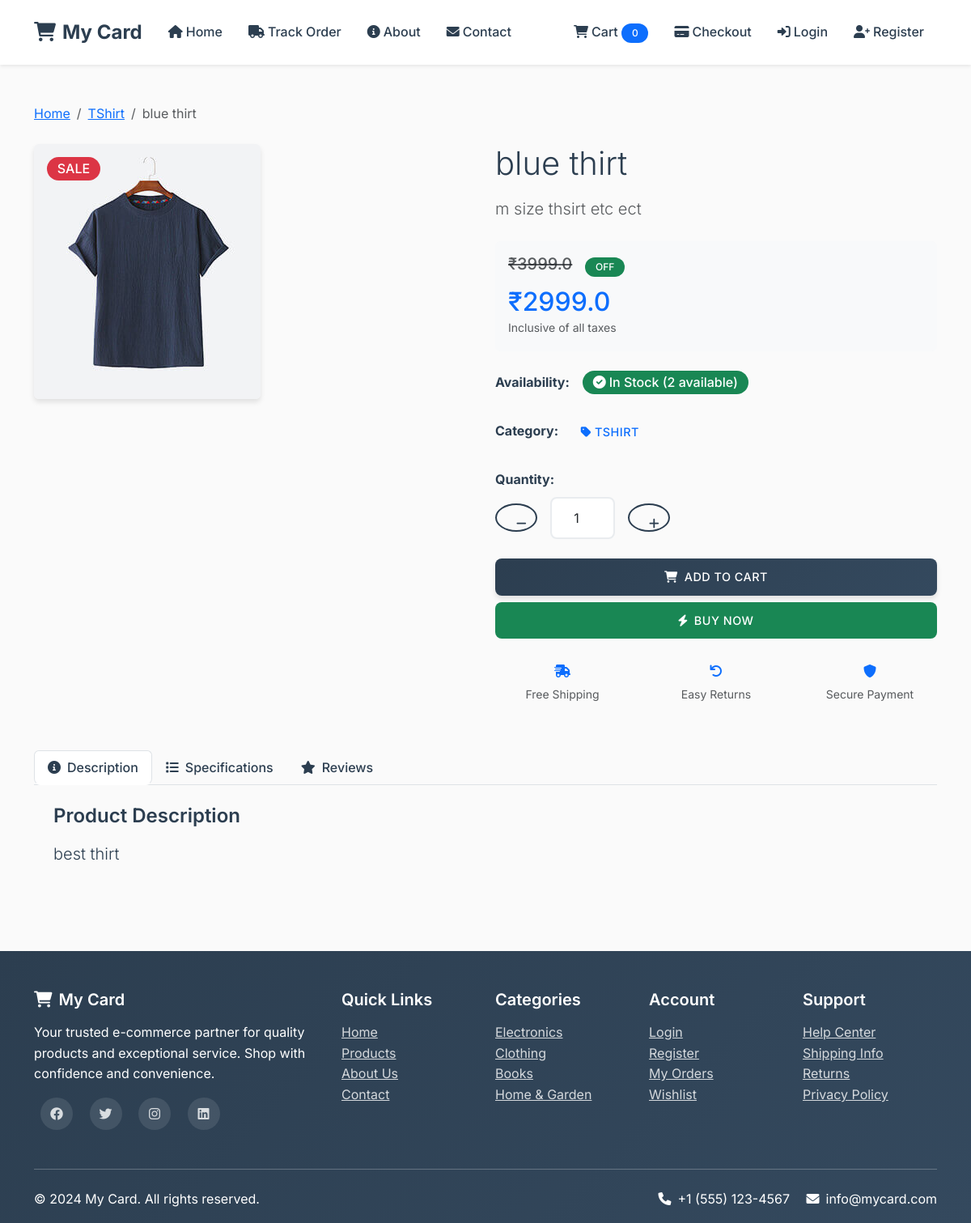
/category/Tshirt/Tshirt/, run on the app's committed database.
### store/models.py (models this page shows, shortened)
class Product(models.Model):
    category = models.ForeignKey(Category, on_delete=models.CASCADE)
    slug = models.CharField(max_length=50, null=False, blank=False)
    name = models.CharField(max_length=50, null=False, blank=False)
    product_image = models.ImageField(upload_to=get_file_path, null=False, blank=False)
    small_description = models.CharField(max_length=150, null=False, blank=False)
    quantity = models.IntegerField(null=False, blank=False)
    description = models.TextField(max_length=500, null=False, blank=False)
    original_price = models.FloatField(null=False, blank=False)
    selling_price = models.FloatField(null=False, blank=False)
    status = models.BooleanField(default=False, null=True, blank=False)
    trending = models.BooleanField(default=False, null=True, blank=False)
    tag = models.CharField(max_length=150, null=False, blank=False)
    meta_title = models.CharField(max_length=150, null=False, blank=False)
    meta_keywords = models.CharField(max_length=150, null=False, blank=False)
    meta_description = models.CharField(max_length=150, null=False, blank=False)
    created_at = models.DateTimeField(auto_now_add=True)

class Category(models.Model):
    slug = models.CharField(max_length=50, null=False, blank=False)
    name = models.CharField(max_length=50, null=False, blank=False)
    image = models.ImageField(upload_to=get_file_path, null=False, blank=False)
    description = models.TextField(max_length=500, null=False, blank=False)
    status = models.BooleanField(default=False, null=True, blank=False)
    trending = models.BooleanField(default=False, null=True, blank=False)
    meta_title = models.CharField(max_length=150, null=False, blank=False)
    meta_keywords = models.CharField(max_length=150, null=False, blank=False)
    meta_description = models.CharField(max_length=150, null=False, blank=False)
    created_at = models.DateTimeField(auto_now_add=True)

### store/views.py (the view)
# urls.py: path('category/<str:cate_slug>/<str:prod_slug>/', views.product_view, name='product_view'),
def product_view(request, cate_slug, prod_slug):
    if Category.objects.filter(slug=cate_slug, status=True):
        if Product.objects.filter(slug=prod_slug, status=True):
            product = Product.objects.get(slug=prod_slug)
            return render(request, 'store/view.html', {'product': product})
        else:
            return render(request, 'store/view.html', {'message': 'No such product found'})
    else:
        return render(request, 'store/view.html', {'message': 'No such category found'})

### store/templates/store/view.html (shortened to what this page needs)
{% extends 'store/base.html' %}
{% block content %}
<div class="container my-5">
    <nav aria-label="breadcrumb" class="mb-4">
        <ol class="breadcrumb">
            <li class="breadcrumb-item"><a href="{% url 'home' %}">Home</a></li>
            <li class="breadcrumb-item"><a href="{% url 'category_view' product.category.slug %}">{{ product.category.name }}</a></li>
            <li class="breadcrumb-item active">{{ product.name }}</li>
        </ol>
    </nav>
    <div class="row">
        <div class="col-lg-6 mb-4">
            <div class="position-relative">
                <img src="{{ product.product_image.url }}" class="img-fluid rounded shadow-custom" alt="{{ product.name }}" id="mainImage">
                {% if product.original_price > product.selling_price %}
                    <div class="position-absolute top-0 start-0 m-3">
                        <span class="badge bg-danger fs-6">SALE</span>
                    </div>
                {% endif %}
            </div>
        </div>
        <div class="col-lg-6">
            <div class="product-info">
                <h1 class="display-6 mb-3">{{ product.name }}</h1>
                <p class="lead text-muted mb-4">{{ product.small_description }}</p>
                <div class="price-section mb-4 p-3 bg-light rounded">
                    {% if product.original_price > product.selling_price %}
                        <div class="d-flex align-items-center mb-2">
                            <span class="text-decoration-line-through text-muted h5 me-3">₹{{ product.original_price }}</span>
                            <span class="badge bg-success">{{ product.original_price|floatformat:0|add:"-"|add:product.selling_price|floatformat:0|add:" OFF" }}</span>
                        </div>
                    {% endif %}
                    <div class="h2 text-primary mb-0">₹{{ product.selling_price }}</div>
                    <small class="text-muted">Inclusive of all taxes</small>
                </div>
                <div class="availability-section mb-4">
                    <div class="d-flex align-items-center">
                        <strong class="me-3">Availability:</strong>
                        {% if product.quantity > 0 %}
                            <span class="badge bg-success fs-6">
                                <i class="fas fa-check-circle me-1"></i>In Stock ({{ product.quantity }} available)
                            </span>
                        {% else %}
                            <span class="badge bg-danger fs-6">
                                <i class="fas fa-times-circle me-1"></i>Out of Stock
                            </span>
                        {% endif %}
                    </div>
                </div>
                <div class="mb-4">
                    <strong>Category: </strong>
                    <a href="{% url 'category_view' product.category.slug %}" class="btn btn-outline-primary btn-sm">
                        <i class="fas fa-tag me-1"></i>{{ product.category.name }}
                    </a>
                </div>
                {% if product.quantity > 0 %}
                <div class="quantity-section mb-4">
                    <label class="form-label fw-bold">Quantity:</label>
                    <div class="quantity-controls d-flex align-items-center">
                        <button class="btn btn-outline-primary" type="button" onclick="decrementQuantity()">
                            <i class="fas fa-minus"></i>
                        </button>
                        <input type="number" id="quantity" class="form-control text-center mx-2" value="1" min="1" max="{{ product.quantity }}" style="width: 80px;">
                        <button class="btn btn-outline-primary" type="button" onclick="incrementQuantity()">
                            <i class="fas fa-plus"></i>
                        </button>
                    </div>
                </div>
                {% endif %}
                <form method="POST" action="{% url 'add_to_cart' %}" class="mb-4">
                    <div class="d-grid gap-2">
                        {% if product.quantity > 0 %}
                            <button class="btn btn-primary btn-lg" type="submit">
                                <i class="fas fa-shopping-cart me-2"></i>Add to Cart
                            </button>
                            <button class="btn btn-success btn-lg" type="button" onclick="buyNow()">
                                <i class="fas fa-bolt me-2"></i>Buy Now
                            </button>
                        {% else %}
                            <button class="btn btn-secondary btn-lg" disabled>
                                <i class="fas fa-times me-2"></i>Out of Stock
                            </button>
                        {% endif %}
                    </div>
                </form>
                <div class="features-section">
                    <div class="row text-center">
                        <div class="col-4">
                            <div class="feature-item p-2">
                                <i class="fas fa-shipping-fast text-primary mb-2 d-block"></i>
                                <small class="text-muted">Free Shipping</small>
                            </div>
                        </div>
                        <div class="col-4">
                            <div class="feature-item p-2">
                                <i class="fas fa-undo text-primary mb-2 d-block"></i>
                                <small class="text-muted">Easy Returns</small>
                            </div>
                        </div>
                        <div class="col-4">
                            <div class="feature-item p-2">
                                <i class="fas fa-shield-alt text-primary mb-2 d-block"></i>
                                <small class="text-muted">Secure Payment</small>
                            </div>
                        </div>
                    </div>
                </div>
            </div>
        </div>
    </div>
    <div class="row mt-5">
        <div class="col-12">
            <ul class="nav nav-tabs" id="productTabs" role="tablist">
                <li class="nav-item" role="presentation">
                    <button class="nav-link active" id="description-tab" data-bs-toggle="tab" data-bs-target="#description" type="button" role="tab">
                        <i class="fas fa-info-circle me-2"></i>Description
                    </button>
                </li>
                <li class="nav-item" role="presentation">
                    <button class="nav-link" id="specifications-tab" data-bs-toggle="tab" data-bs-target="#specifications" type="button" role="tab">
                        <i class="fas fa-list me-2"></i>Specifications
                    </button>
                </li>
                <li class="nav-item" role="presentation">
                    <button class="nav-link" id="reviews-tab" data-bs-toggle="tab" data-bs-target="#reviews" type="button" role="tab">
                        <i class="fas fa-star me-2"></i>Reviews
                    </button>
                </li>
            </ul>
            <div class="tab-content" id="productTabsContent">
                <div class="tab-pane fade show active" id="description" role="tabpanel">
                    <div class="p-4">
                        <h4 class="mb-3">Product Description</h4>
                        <p class="lead">{{ product.description|default:"Detailed product description coming soon." }}</p>
                    </div>
                </div>
            </div>
        </div>
    </div>
</div>
{% endblock %}

### store/templates/store/base.html (shortened to what this page needs)
<!DOCTYPE html>
<html lang="en">
<head>
    <link href="https://cdn.jsdelivr.net/npm/bootstrap@5.3.0/dist/css/bootstrap.min.css" rel="stylesheet">
    <link href="https://cdnjs.cloudflare.com/ajax/libs/font-awesome/6.0.0/css/all.min.css" rel="stylesheet">
    {% load static %}
    <link href="{% static 'css/style.css' %}" rel="stylesheet">
</head>
<body>
    <nav class="navbar navbar-expand-lg navbar-light bg-light shadow-sm">
        <div class="container">
            <a class="navbar-brand" href="{% url 'home' %}">
                <i class="fas fa-shopping-cart me-2"></i>My Card
            </a>
            <div class="collapse navbar-collapse" id="navbarNav">
                <ul class="navbar-nav me-auto">
                    <li class="nav-item">
                        <a class="nav-link" href="{% url 'home' %}"><i class="fas fa-home me-1"></i>Home</a>
                    </li>
                    <li class="nav-item">
                        <a class="nav-link" href="{% url 'track_order' %}"><i class="fas fa-truck me-1"></i>Track Order</a>
                    </li>
                    <li class="nav-item">
                        <a class="nav-link" href="{% url 'about' %}"><i class="fas fa-info-circle me-1"></i>About</a>
                    </li>
                    <li class="nav-item">
                        <a class="nav-link" href="{% url 'contact' %}"><i class="fas fa-envelope me-1"></i>Contact</a>
                    </li>
                </ul>
                <ul class="navbar-nav">
                    <li class="nav-item">
                        <a class="nav-link" href="{% url 'cart' %}"><i class="fas fa-shopping-cart me-1"></i>Cart <span class="badge bg-primary">0</span></a>
                    </li>
                    <li class="nav-item">
                        <a class="nav-link" href="{% url 'checkout' %}"><i class="fas fa-credit-card me-1"></i>Checkout</a>
                    </li>
                    <li class="nav-item">
                        <a class="nav-link" href="{% url "login" %}"><i class="fas fa-sign-in-alt me-1"></i>Login</a>
                    </li>
                    <li class="nav-item">
                        <a class="nav-link" href="{% url 'register' %}"><i class="fas fa-user-plus me-1"></i>Register</a>
                    </li>
                </ul>
            </div>
        </div>
    </nav>
    <main>
        {% block content %}
        {% endblock %}
    </main>
    <footer class="footer">
        <div class="container">
            <div class="row">
                <div class="col-lg-4 col-md-6 mb-4">
                    <h5><i class="fas fa-shopping-cart me-2"></i>My Card</h5>
                    <p>Your trusted e-commerce partner for quality products and exceptional service. Shop with confidence and convenience.</p>
                    <div class="social-icons">
                        <a href="#"><i class="fab fa-facebook"></i></a>
                        <a href="#"><i class="fab fa-twitter"></i></a>
                        <a href="#"><i class="fab fa-instagram"></i></a>
                        <a href="#"><i class="fab fa-linkedin"></i></a>
                    </div>
                </div>
                <div class="col-lg-2 col-md-6 mb-4">
                    <h5>Quick Links</h5>
                    <ul class="list-unstyled">
                        <li><a href="{% url 'home' %}">Home</a></li>
                        <li><a href="#">Products</a></li>
                        <li><a href="{% url 'about' %}">About Us</a></li>
                        <li><a href="{% url 'contact' %}">Contact</a></li>
                    </ul>
                </div>
                <div class="col-lg-2 col-md-6 mb-4">
                    <h5>Categories</h5>
                    <ul class="list-unstyled">
                        <li><a href="#">Electronics</a></li>
                        <li><a href="#">Clothing</a></li>
                        <li><a href="#">Books</a></li>
                        <li><a href="#">Home & Garden</a></li>
                    </ul>
                </div>
                <div class="col-lg-2 col-md-6 mb-4">
                    <h5>Account</h5>
                    <ul class="list-unstyled">
                        <li><a href="#">Login</a></li>
                        <li><a href="#">Register</a></li>
                        <li><a href="#">My Orders</a></li>
                        <li><a href="#">Wishlist</a></li>
                    </ul>
                </div>
                <div class="col-lg-2 col-md-6 mb-4">
                    <h5>Support</h5>
                    <ul class="list-unstyled">
                        <li><a href="#">Help Center</a></li>
                        <li><a href="#">Shipping Info</a></li>
                        <li><a href="#">Returns</a></li>
                        <li><a href="#">Privacy Policy</a></li>
                    </ul>
                </div>
            </div>
            <hr class="my-4">
            <div class="row align-items-center">
                <div class="col-md-6">
                    <p class="mb-0">&copy; 2024 My Card. All rights reserved.</p>
                </div>
                <div class="col-md-6 text-md-end">
                    <p class="mb-0">
                        <i class="fas fa-phone me-2"></i>+1 (555) 123-4567
                        <i class="fas fa-envelope ms-3 me-2"></i>info@mycard.com
                    </p>
                </div>
            </div>
        </div>
    </footer>
</body>
</html>

### data on the page
Product: category.name "TShirt", name "blue thirt", product_image (picture), small_description "m size thsirt etc ect", original_price "3999.0", original_price|add "OFF", selling_price "2999.0", quantity "2", category.name "TSHIRT", description "best thirt"
